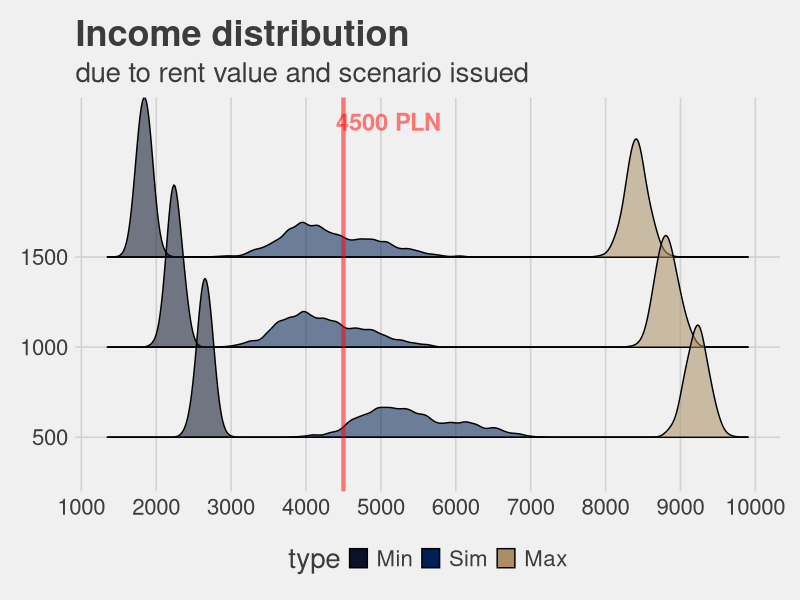
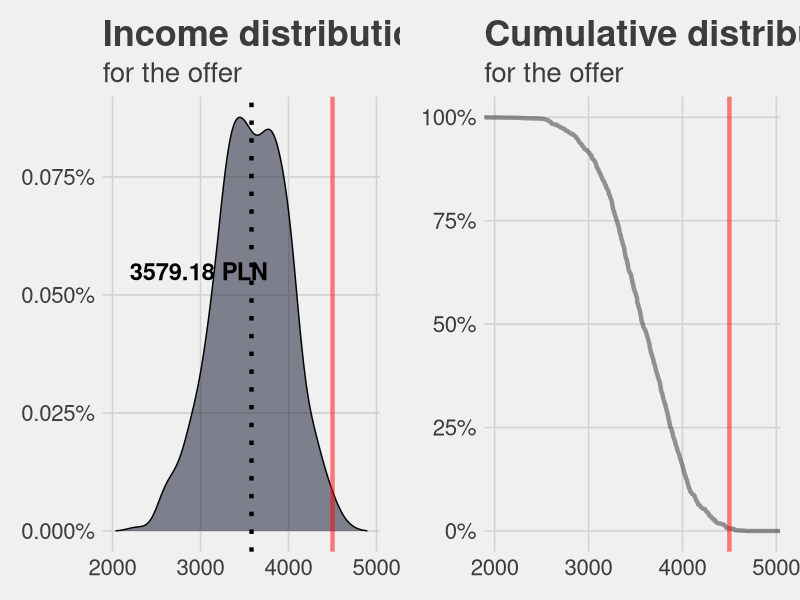

R code for these plots, in order:
################################################################################
# Title:  Income prediction with stochastic simulation
# Date:   2020-03-25
# Technologies:
#     * R
#     * Html (Kaggle only)
#     * CSS  (Kaggle only)
# Libraries:
#   * ggridges
#   * ggthemes
#   * ggpubr
#   * gganimate
#   * tidyverse
#   * knitr
#   * kableExtra
#   * assertthat
# Tasks:
#   * Monte Carlo simulation
# Exteral link:
#   * https://www.kaggle.com/radbys/activities-in-rugby-exploratory-data-analysis
################################################################################

# Environment settings
# Loading libraries
library(ggridges)
library(ggthemes)
library(ggpubr)
library(gganimate)
library(tidyverse)
library(knitr)
library(kableExtra)
library(assertthat)

# Plot options
theme_set(theme_fivethirtyeight())

theme_update(
  text = element_text(size = 20),
  plot.title = element_text(size = 26, face = "bold"),
  strip.text = element_text(size = 20, face = "bold", colour = "black"),
  strip.background = element_rect(fill = "darkgrey"),
  legend.key.size = unit(0.5, "cm"),
  legend.key.width = unit(0.5, "cm")
)

colors <- c("#0a1128", "#001f54", "#aa8f66", "#ffff82")

# Preparation
# Assumptions
w <- c(500, 1000, 1500) # Possible rent cost in three scenarios
k <- 0:4 # Possible number of clients for each day
c <- 30:50 # Cost per client
d <- 20:26 # Number of working days per month

# Propability-price df
co <- 0.8 # Percentage of regular clients
na <- 1 - co # Percentage of new clients
k4 <- c(0.01, 0.01, 0.3, 0.45, 0.3) # Probability of daily demand
dp <- c(0.3, 0.2, 0.15, 0.1, 0.1, 0.1, 0.05) # Probability of working days in month

pp <- data.frame(
  method = c("1to1", "2D", "3D", "4D", "5to7D", "8to10D"), # Method names
  co_prob = c(0.05, 0.2, 0.4, 0.25, 0.1, 0) * co, # Method probability by regulars
  na_prob = c(0.05, 0.2, 0.4, 0.25, 0.1, 0) * na, # Method probability by new clients
  co_price = c(100, 125, 140, 150, 160, 180), # Prices for regular clients
  na_price = c(130, 140, 160, 180, 200, 220) # Prices for new clients
)

pre <- pp
names(pre) <- c("method", "Regulars_prob", "New_clients_prob", "Regulars_prices", "New_clients_prices")

data.frame(pre) %>%
  kable() %>%
  kable_styling()

# User-made function

##########################################################################
#                               Disclaimer                               #
##########################################################################
# calc function has been recently vectorized.
# You can still view it raw for-loop form at kaggle's code section.

# rep: number of sampling iterations (default: 1000)
# wc:  rent cost (values: 500:1500, no default)
# dm:  working days in month (values: 20:26, default: sample)
# cc:  client cost (values: 30:50, default: sample)
# kk:  number of clients per day (values: 0:4, default: sample)

calc <- function(rep = 1000, wc, dm, cc, kk) {

  # Input validation
  assertthat::assert_that(
    wc %in% 500:1500,
    (missing(dm) || dm %in% 20:26),
    (missing(cc) || cc %in% 30:50),
    (missing(kk) || kk %in% 0:4)
  )

  # Sample data
  # Working days in a month
  m_Day <- if (missing(dm)) {
    message("Sampling number of working days per month")
    sample(d, rep, prob = dp, replace = TRUE)
  } else {
    rep(dm, rep)
  }

  # Clients in a month
  m_Cl <- if (missing(kk)) {
    message("Sampling number of clients per month")
    sapply(seq(m_Day), function(x) {
      sum(sample(k, size = m_Day[x], replace = TRUE, prob = k4))
    })
  } else {
    kk * m_Day
  }

  # Clients costs in a month
  co_Cl <- if (missing(cc)) {
    message("Sampling client cost")
    m_Cl * sample(c, 1)
  } else {
    m_Cl * cc
  }

  # Main Body
  # Costs
  cos <- wc + co_Cl

  # Income
  inc <- sapply(seq(m_Cl), function(x) {
    sum(sample(
      c(pp$co_price, pp$na_price),
      size = m_Cl[x],
      replace = TRUE,
      prob = c(pp$co_prob, pp$na_prob)
    ))
  })

  # True income
  inc <- (inc - cos) * 0.81

  # Return
  data.frame(
    "Rent" = wc,
    "Work_day" = m_Day,
    "Cl_Mon" = m_Cl,
    "Cl_Cost_Mon" = cos,
    "Income" = inc,
    "incCat" = ifelse(inc < 3000,
      "<3000",
      ifelse(inc > 5000,
        ">5000",
        "3000<x<5000"
      )
    )
  )
}


# Computation
# Scenarios
sce <- data.frame(
  Name = c("Min1", "Min2", "Min3", "Sim1", "Sim2", "Sim3", "Max1", "Max2", "Max3"),
  Rent = rep(c(500, 1000, 1500), 3),
  Working_day = c(rep(20, 3), rep("random", 3), rep(26, 3)),
  Client_cost = c(rep(50, 3), rep("random", 3), rep(40, 3)),
  Clients_per_day = c(rep(2, 3), rep("random", 3), rep(4, 3))
)

# Calculations
op <- rbind(
  # Minimal scenario
  # Rent: 500,1000,1500 - Working day: 20 - Client cost: 50 - Clients Per Day: 2
  calc(wc = 500, dm = min(d), cc = max(c), kk = 2),
  calc(wc = 1000, dm = min(d), cc = max(c), kk = 2),
  calc(wc = 1500, dm = min(d), cc = max(c), kk = 2),
  # Maximal scenario
  # Rent: 500,1000,1500 - Working day: 26 - Client cost: 40 - Clients Per Day, max: 4
  calc(wc = 500, dm = max(d), cc = min(c), kk = 4),
  calc(wc = 1000, dm = max(d), cc = min(c), kk = 4),
  calc(wc = 1500, dm = max(d), cc = min(c), kk = 4),
  # Stochastic symulation
  calc(wc = 500),
  calc(wc = 1000),
  calc(wc = 1500)
)

op$type <- factor(c(rep("Min", 3000), rep("Max", 3000), rep("Sim", 3000)),
  levels = c("Min", "Sim", "Max")
)

me <- op %>%
  group_by(type, Rent) %>%
  summarise(
    Mean_Monthly_Client_Cost = round(mean(Cl_Cost_Mon), 2),
    Mean_Monthly_Income = round(mean(Income), 2)
  )

data.frame(sce, me[, 3:4]) %>%
  kable() %>%
  kable_styling()


# Visualization
threshold <- 4500

ggplot(op, aes(y = factor(Rent))) +
  geom_density_ridges(
    aes(
      x = Income,
      fill = type,
      alpha = .8
    )
  ) +
  labs(
    title = "Income distribution",
    subtitle = "due to rent value and scenario issued"
  ) +
  scale_x_continuous("Income", labels = seq(0, 10000, by = 1000), breaks = seq(0, 10000, by = 1000)) +
  scale_y_discrete("Rent") +
  scale_alpha(guide = "none") +
  geom_vline(xintercept = threshold, linetype = "solid", color = "red", size = 1.5, alpha = 0.5) +
  annotate("text",
           x = threshold + 600,
           y = 4.5,
           label = paste(threshold, "PLN"),
           size = 6,
           col = "red",
           fontface = "bold",
           alpha = 0.5) +
  scale_fill_manual(values = c("#0a1128", "#001f54", "#aa8f66"))

op %>%
  group_by(Rent, type) %>%
  mutate(n = row_number()) %>%
  ungroup() %>%
  ggplot(aes(n, Income, group = type, fill = type, col = type), alpha = 0.8)+
  geom_line()+
  facet_grid(~Rent)+
  scale_color_manual(values = c(colors[2], "darkgrey", colors[3]))+
  labs(title = "Income line plot",
       subtitle = "Income samples plotted against income values grouped by rent value")+
  guides(colour = guide_legend(override.aes = list(size=3)))+
  theme(axis.text.x = element_blank())+
  transition_reveal(n)


  # Updating assumptions
  k  <- as.vector(c(0:3))    #Updated possible number of clients for each day
  k4 <- k4[1:4]+(k4[5]/4)    #Updated probability of daily demand
  d  <- c(20:21)             #Updated number of working days per month
  dp <- c(1,0)               #Updated probability of working days in month

  # Updating price-df
  pp <- data.frame(
    method = c("1to1", "2D", "3D", "4to6D", "6to8D"),                      #Method names
    co_prob = c(0.05, 0.2, 0.4, (0.25 +  (0.1/3) + (0.1/3)),(0.1/3))*co,   #Method probability by regulars
    na_prob = c(0.05, 0.2, 0.4, (0.25 +  (0.1/3) + (0.1/3)),(0.1/3))*na,   #Method probability by new clients
    co_price = c(130, 130, 150, 170, 190),                                 #Prices for regular clients
    na_price = c(130, 160, 180, 220, 240)                                  #Prices for new clients
  )

  new <- calc(wc = 800)

  p1 <- ggplot(new, aes(Income))+
    geom_density(alpha = 0.5, fill = "#0a1128")+
    labs(title = "Income distribution",
         subtitle = "for the offer")+
    scale_alpha(guide = "none")+
    scale_y_continuous("Density",labels=scales::percent)+
    scale_x_continuous("Income", limits = c(min(new$Income)-200, max(new$Income)+200))+
    geom_vline(xintercept = mean(new$Income), linetype="dotted", color = "black", size=1.5)+
    geom_vline(xintercept = threshold, linetype="solid", color = "red", size=1.5, alpha = 0.5)+
    annotate("text", x = mean(new$Income)-600, y=0.00055, label = paste(round(mean(new$Income),2), "PLN"), size = 6, col = "black",fontface = "bold")+
    annotate("text", x = threshold+600, y=0.0008, label = paste(threshold, "PLN"), size = 6, col = "red",fontface = "bold", alpha = 0.7)+
    theme(legend.position = "none")

  p2 <- new %>%
    ggplot(aes(Income))+
    geom_line(aes(y = 1 - ..y..), stat='ecdf', size = 1.5, alpha = 0.4)+
    labs(title = "Cumulative distribution",
         subtitle = "for the offer")+
    scale_y_continuous("Probability", labels = scales::percent_format())+
    scale_x_continuous("Income", limits = c(min(new$Income)-200, max(new$Income)+200))+
    geom_vline(xintercept = threshold, linetype="solid", color = "red", size=1.5, alpha = 0.5)+
    annotate("text", x = threshold+600, y=1, label = paste(threshold, "PLN"), size = 6, col = "red",fontface = "bold", alpha = 0.7)

  ggarrange(p1, p2)
